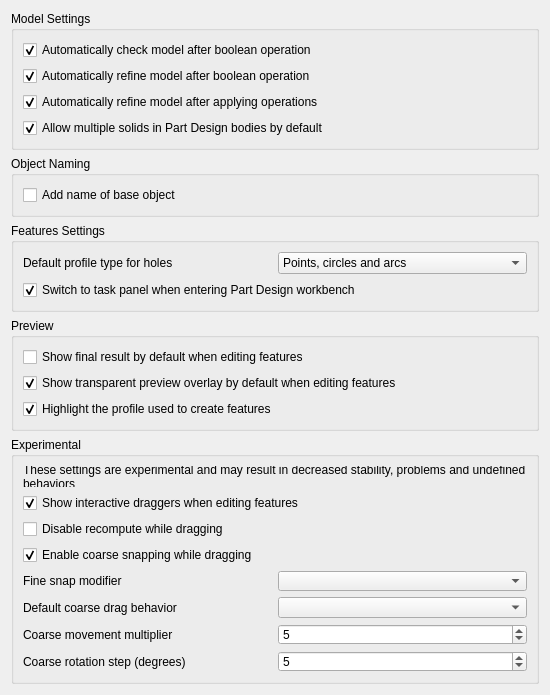
<?xml version="1.0" encoding="UTF-8"?>
<ui version="4.0">
 <class>PartGui::DlgSettingsGeneral</class>
 <widget class="QWidget" name="PartGui::DlgSettingsGeneral">
  <property name="geometry">
   <rect>
    <x>0</x>
    <y>0</y>
    <width>550</width>
    <height>586</height>
   </rect>
  </property>
  <property name="windowTitle">
   <string>General</string>
  </property>
  <layout class="QVBoxLayout" name="verticalLayout">
   <item>
    <widget class="QGroupBox" name="groupBox_2">
     <property name="title">
      <string>Model Settings</string>
     </property>
     <layout class="QGridLayout" name="gridLayout">
      <item row="0" column="0">
       <widget class="Gui::PrefCheckBox" name="checkBooleanCheck">
        <property name="text">
         <string>Automatically check model after boolean operation</string>
        </property>
        <property name="checked">
         <bool>true</bool>
        </property>
        <property name="prefEntry" stdset="0">
         <cstring>CheckModel</cstring>
        </property>
        <property name="prefPath" stdset="0">
         <cstring>Mod/Part/Boolean</cstring>
        </property>
       </widget>
      </item>
      <item row="1" column="0">
       <widget class="Gui::PrefCheckBox" name="checkBooleanRefine">
        <property name="text">
         <string>Automatically refine model after boolean operation</string>
        </property>
        <property name="checked">
         <bool>true</bool>
        </property>
        <property name="prefEntry" stdset="0">
         <cstring>RefineModel</cstring>
        </property>
        <property name="prefPath" stdset="0">
         <cstring>Mod/Part/Boolean</cstring>
        </property>
       </widget>
      </item>
      <item row="2" column="0">
       <widget class="Gui::PrefCheckBox" name="checkSketchBaseRefine">
        <property name="text">
         <string>Automatically refine model after applying operations</string>
        </property>
        <property name="checked">
         <bool>true</bool>
        </property>
        <property name="prefEntry" stdset="0">
         <cstring>RefineModel</cstring>
        </property>
        <property name="prefPath" stdset="0">
         <cstring>Mod/PartDesign</cstring>
        </property>
       </widget>
      </item>
      <item row="3" column="0">
       <widget class="Gui::PrefCheckBox" name="checkAllowCompoundBody">
        <property name="text">
         <string>Allow multiple solids in Part Design bodies by default</string>
        </property>
        <property name="checked">
         <bool>true</bool>
        </property>
        <property name="prefEntry" stdset="0">
         <cstring>AllowCompoundDefault</cstring>
        </property>
        <property name="prefPath" stdset="0">
         <cstring>Mod/PartDesign</cstring>
        </property>
       </widget>
      </item>
     </layout>
    </widget>
   </item>
   <item>
    <widget class="QGroupBox" name="groupBox_3">
     <property name="enabled">
      <bool>true</bool>
     </property>
     <property name="visible">
      <bool>false</bool>
     </property>
     <property name="title">
      <string>Object Naming</string>
     </property>
     <layout class="QGridLayout" name="gridLayout_2">
      <item row="0" column="0">
       <widget class="Gui::PrefCheckBox" name="checkObjectNaming">
        <property name="text">
         <string>Add name of base object</string>
        </property>
        <property name="prefEntry" stdset="0">
         <cstring>AddBaseObjectName</cstring>
        </property>
        <property name="prefPath" stdset="0">
         <cstring>Mod/Part</cstring>
        </property>
       </widget>
      </item>
     </layout>
    </widget>
   </item>
   <item>
    <widget class="QGroupBox" name="groupBox">
     <property name="minimumSize">
      <size>
       <width>0</width>
       <height>0</height>
      </size>
     </property>
     <property name="title">
      <string>Features Settings</string>
     </property>
     <layout class="QVBoxLayout" name="verticalLayout_4">
      <item>
       <layout class="QHBoxLayout" name="horizontalLayout_2">
        <item>
         <widget class="QLabel" name="label">
          <property name="text">
           <string>Default profile type for holes</string>
          </property>
         </widget>
        </item>
        <item>
         <widget class="Gui::PrefComboBox" name="comboDefaultProfileTypeForHole">
          <property name="currentIndex">
           <number>1</number>
          </property>
          <property name="prefEntry" stdset="0">
           <cstring>defaultBaseTypeHole</cstring>
          </property>
          <property name="prefPath" stdset="0">
           <cstring>Mod/PartDesign</cstring>
          </property>
          <item>
           <property name="text">
            <string>Circles and arcs</string>
           </property>
          </item>
          <item>
           <property name="text">
            <string>Points, circles and arcs</string>
           </property>
          </item>
          <item>
           <property name="text">
            <string>Points</string>
           </property>
          </item>
         </widget>
        </item>
       </layout>
      </item>
      <item>
       <widget class="Gui::PrefCheckBox" name="checkSwitchToTask">
        <property name="toolTip">
         <string>Automatically switch to the task panel when the Part Design workbench is activated</string>
        </property>
        <property name="text">
         <string>Switch to task panel when entering Part Design workbench</string>
        </property>
        <property name="checked">
         <bool>true</bool>
        </property>
        <property name="prefEntry" stdset="0">
         <cstring>SwitchToTask</cstring>
        </property>
        <property name="prefPath" stdset="0">
         <cstring>Mod/PartDesign</cstring>
        </property>
       </widget>
      </item>
     </layout>
    </widget>
   </item>
   <item>
    <widget class="QGroupBox" name="groupBoxPreview">
     <property name="enabled">
      <bool>true</bool>
     </property>
     <property name="title">
      <string>Preview</string>
     </property>
     <property name="flat">
      <bool>false</bool>
     </property>
     <layout class="QVBoxLayout" name="verticalLayout_31">
      <item>
       <widget class="Gui::PrefCheckBox" name="checkShowFinalPreview">
        <property name="text">
         <string>Show final result by default when editing features</string>
        </property>
        <property name="prefEntry" stdset="0">
         <cstring>ShowFinal</cstring>
        </property>
        <property name="prefPath" stdset="0">
         <cstring>Mod/PartDesign/Preview</cstring>
        </property>
       </widget>
      </item>
      <item>
       <widget class="Gui::PrefCheckBox" name="checkShowTransparentPreview">
        <property name="text">
         <string>Show transparent preview overlay by default when editing features</string>
        </property>
        <property name="checked">
         <bool>true</bool>
        </property>
        <property name="prefEntry" stdset="0">
         <cstring>ShowTransparentPreview</cstring>
        </property>
        <property name="prefPath" stdset="0">
         <cstring>Mod/PartDesign/Preview</cstring>
        </property>
       </widget>
      </item>
      <item>
       <widget class="Gui::PrefCheckBox" name="checkShowProfilePreview">
        <property name="text">
         <string>Highlight the profile used to create features</string>
        </property>
        <property name="checked">
         <bool>true</bool>
        </property>
        <property name="prefEntry" stdset="0">
         <cstring>ShowProfilePreview</cstring>
        </property>
        <property name="prefPath" stdset="0">
         <cstring>Mod/PartDesign/Preview</cstring>
        </property>
       </widget>
      </item>
     </layout>
    </widget>
   </item>
   <item>
    <widget class="QGroupBox" name="groupBoxExperimental">
     <property name="enabled">
      <bool>true</bool>
     </property>
     <property name="title">
      <string>Experimental</string>
     </property>
     <property name="flat">
      <bool>false</bool>
     </property>
     <layout class="QVBoxLayout" name="verticalLayout_2">
      <item>
       <widget class="QLabel" name="warningLabel">
        <property name="text">
         <string>These settings are experimental and may result in decreased stability, problems and undefined behaviors</string>
        </property>
        <property name="wordWrap">
         <bool>true</bool>
        </property>
       </widget>
      </item>
      <item>
       <widget class="Gui::PrefCheckBox" name="enableGizmos">
        <property name="text">
         <string>Show interactive draggers when editing features</string>
        </property>
        <property name="checked">
         <bool>true</bool>
        </property>
        <property name="prefEntry" stdset="0">
         <cstring>EnableGizmos</cstring>
        </property>
        <property name="prefPath" stdset="0">
         <cstring>Gui/Gizmos</cstring>
        </property>
       </widget>
      </item>
      <item>
       <widget class="Gui::PrefCheckBox" name="delayedGizmoUpdate">
        <property name="text">
         <string>Disable recompute while dragging</string>
        </property>
        <property name="prefEntry" stdset="0">
         <cstring>DelayedGizmoUpdate</cstring>
        </property>
        <property name="prefPath" stdset="0">
         <cstring>Gui/Gizmos</cstring>
        </property>
       </widget>
      </item>
      <item>
       <widget class="Gui::PrefCheckBox" name="enableCoarseSnap">
        <property name="text">
         <string>Enable coarse snapping while dragging</string>
        </property>
        <property name="checked">
         <bool>true</bool>
        </property>
        <property name="prefEntry" stdset="0">
         <cstring>EnableCoarseSnap</cstring>
        </property>
        <property name="prefPath" stdset="0">
         <cstring>Gui/Gizmos</cstring>
        </property>
       </widget>
      </item>
      <item>
       <layout class="QHBoxLayout" name="horizontalLayoutFineSnapModifier">
        <item>
         <widget class="QLabel" name="labelFineSnapModifier">
          <property name="text">
           <string>Fine snap modifier</string>
          </property>
         </widget>
        </item>
        <item>
         <widget class="Gui::PrefComboBox" name="fineSnapModifier">
          <property name="prefEntry" stdset="0">
           <cstring>FineSnapModifier</cstring>
          </property>
          <property name="prefPath" stdset="0">
           <cstring>Gui/Gizmos</cstring>
          </property>
          <property name="prefType" stdset="0">
           <number>0</number>
          </property>
         </widget>
        </item>
       </layout>
      </item>
      <item>
       <layout class="QHBoxLayout" name="horizontalLayoutDefaultCoarseDragBehavior">
        <item>
         <widget class="QLabel" name="labelDefaultCoarseDragBehavior">
          <property name="text">
           <string>Default coarse drag behavior</string>
          </property>
         </widget>
        </item>
        <item>
         <widget class="Gui::PrefComboBox" name="defaultCoarseDragBehavior">
          <property name="toolTip">
           <string>Determines whether the drag is coarse or fine without holding the modifier key</string>
          </property>
          <property name="prefEntry" stdset="0">
           <cstring>DefaultCoarseDragBehavior</cstring>
          </property>
          <property name="prefPath" stdset="0">
           <cstring>Gui/Gizmos</cstring>
          </property>
          <property name="prefType" stdset="0">
           <number>0</number>
          </property>
         </widget>
        </item>
       </layout>
      </item>
      <item>
       <layout class="QHBoxLayout" name="horizontalLayoutCoarseLinearSnapMultiplier">
        <item>
         <widget class="QLabel" name="labelCoarseLinearSnapMultiplier">
          <property name="text">
           <string>Coarse movement multiplier</string>
          </property>
         </widget>
        </item>
        <item>
         <widget class="Gui::PrefSpinBox" name="coarseLinearSnapMultiplier">
          <property name="minimum">
           <number>1</number>
          </property>
          <property name="maximum">
           <number>100</number>
          </property>
          <property name="value">
           <number>5</number>
          </property>
          <property name="prefEntry" stdset="0">
           <cstring>CoarseLinearSnapMultiplier</cstring>
          </property>
          <property name="prefPath" stdset="0">
           <cstring>Gui/Gizmos</cstring>
          </property>
         </widget>
        </item>
       </layout>
      </item>
      <item>
       <layout class="QHBoxLayout" name="horizontalLayoutCoarseRotationSnapMultiplier">
        <item>
         <widget class="QLabel" name="labelCoarseRotationSnapMultiplier">
          <property name="text">
           <string>Coarse rotation step (degrees)</string>
          </property>
         </widget>
        </item>
        <item>
         <widget class="Gui::PrefSpinBox" name="coarseRotationSnapMultiplier">
          <property name="minimum">
           <number>1</number>
          </property>
          <property name="maximum">
           <number>100</number>
          </property>
          <property name="value">
           <number>5</number>
          </property>
          <property name="prefEntry" stdset="0">
           <cstring>CoarseRotationSnapMultiplier</cstring>
          </property>
          <property name="prefPath" stdset="0">
           <cstring>Gui/Gizmos</cstring>
          </property>
         </widget>
        </item>
       </layout>
      </item>
     </layout>
    </widget>
   </item>
   <item>
    <spacer>
     <property name="orientation">
      <enum>Qt::Orientation::Vertical</enum>
     </property>
     <property name="sizeHint" stdset="0">
      <size>
       <width>20</width>
       <height>40</height>
      </size>
     </property>
    </spacer>
   </item>
  </layout>
 </widget>
 <customwidgets>
  <customwidget>
   <class>Gui::PrefCheckBox</class>
   <extends>QCheckBox</extends>
   <header>Gui/PrefWidgets.h</header>
  </customwidget>
  <customwidget>
   <class>Gui::PrefComboBox</class>
   <extends>QComboBox</extends>
   <header>Gui/PrefWidgets.h</header>
  </customwidget>
  <customwidget>
   <class>Gui::PrefSpinBox</class>
   <extends>QSpinBox</extends>
   <header>Gui/PrefWidgets.h</header>
  </customwidget>
 </customwidgets>
 <resources/>
 <connections/>
</ui>
